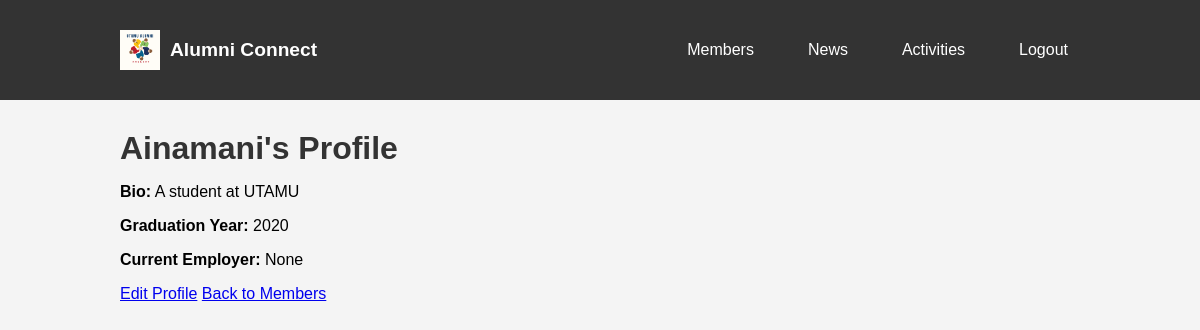
The page /members/profile/1/ (signed in) on the database its author committed.
### members/models.py (models this page shows, shortened)
class Profile(models.Model):
    user = models.OneToOneField(User, on_delete=models.CASCADE)
    bio = models.TextField(max_length=500, blank=True)
    current_employer= models.TextField(max_length=5, blank=True)
    graduation_year = models.PositiveIntegerField(null=True, blank=True)
    profile_picture = models.ImageField(upload_to='profile_images/', null=True, blank=True)

### members/views.py (the view)
# urls.py: path('profile/<int:user_id>/', views.profile_view, name='profile'),  # View a profile
@login_required
def profile_view(request, user_id):
    user = get_object_or_404(User, id=user_id)
    profile = get_object_or_404(Profile, user=user)
    return render(request, 'profile_view.html', {'user': user, 'profile': profile})

### members/templates/profile_view.html (shortened to what this page needs)
{% extends 'base.html' %}
{% block content %}
    <h1>{{ user.username }}'s Profile</h1>
    <p><strong>Bio:</strong> {{ profile.bio|default:"No bio provided." }}</p>
    <p><strong>Graduation Year:</strong> {{ profile.graduation_year|default:"Not specified" }}</p>
    <p><strong>Current Employer:</strong> {{ profile.current_employer|default:"Not specified" }}</p>
    {% if user == request.user %}
        <a href="{% url 'members:profile_edit' %}" class="btn btn-primary">Edit Profile</a>
    {% endif %}
    <a href="{% url 'members:member_list' %}" class="btn btn-secondary">Back to Members</a>
{% endblock %}

### static/css/style.css (style rules this page uses)
body { font-family: Arial, sans-serif; margin: 0; padding: 0; background-color: #f4f4f4; }
h1 { color: #333; margin: 10px 0; }

### rows shown on the page
Profile: bio "A student at UTAMU", graduation_year "2020", current_employer "None"

### other values the page prints
{{ user.username }} "Ainamani"
